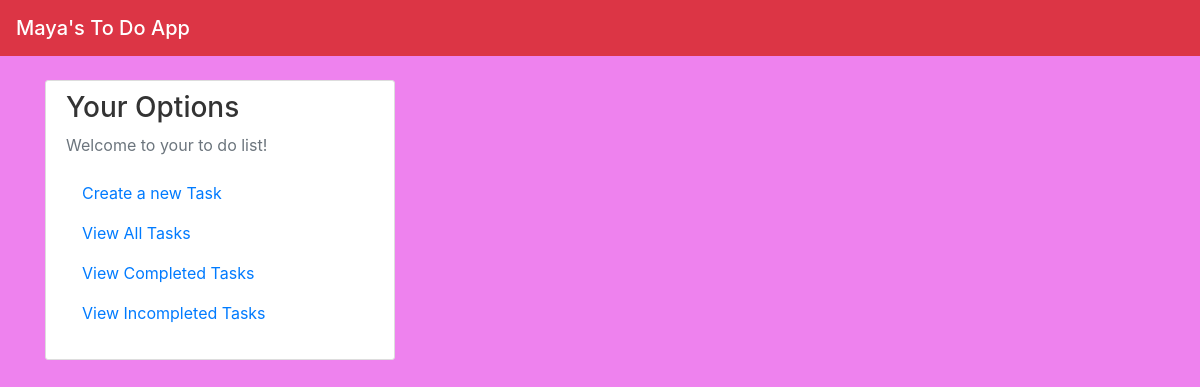
The page /view_all on the database as committed earlier.
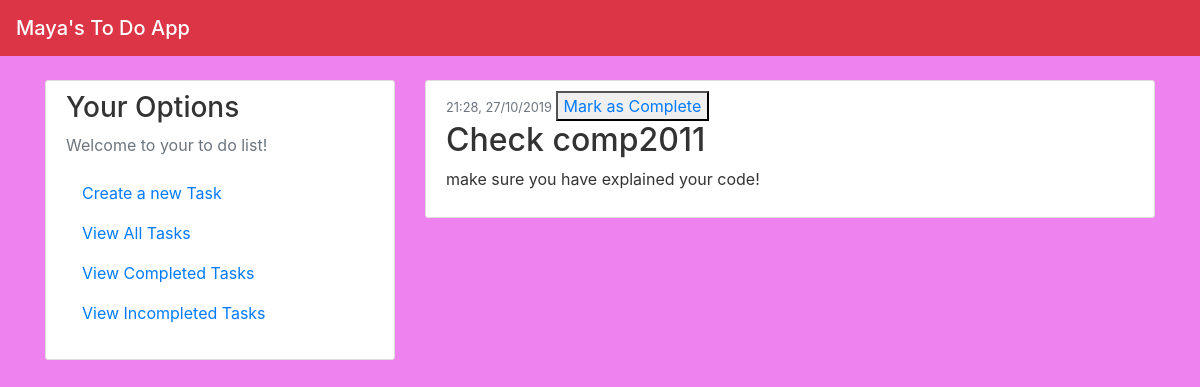
The same page on the database as committed later.
### app/models.py (models this page shows, shortened)
class Items(db.Model):
    id = db.Column(db.Integer, primary_key=True)
    title = db.Column(db.String(20), unique=False, nullable=False)
    content = db.Column(db.String(120), unique=True, nullable=False)
    date_posted = db.Column(db.DateTime, nullable=False, default=datetime.now())
    complete = db.Column(db.Boolean, unique=False)

### app/views.py (the view)
@app.route("/view_all")
def view_all():
    posts = Items.query.order_by(Items.date_posted.desc()).all()
    return render_template('view_all.html', posts=posts)

### app/templates/view_all.html
{% extends "index.html" %}
{% block content %}
    {% for post in posts %}
        <article class="media content-section">
          <div class="media-body">
            <div class="article-metadata">
              {% if post.complete == False %}
                <small class="text-muted">{{ post.date_posted.strftime("%H:%M, %d/%m/%Y") }} </small>
                <button type="button"> <a href="{{ url_for('view_completed',id=post.id) }}"> Mark as Complete </a> </button>
              {% elif post.complete == True %}
                <small class="text-muted">{{ post.date_posted.strftime("%H:%M, %d/%m/%Y") }} - Completed! </small>
              {% endif %}
            </div>
            <h2><a class="article-title">{{ post.title }}</a> </h2>
            <p class="article-content">{{ post.content }}</p>
          </div>
        </article>
    {% endfor %}
{% endblock content %}

### app/templates/index.html (shortened to what this page needs)
<!DOCTYPE html>
<html>
<head>
    <link rel="stylesheet" href="https://maxcdn.bootstrapcdn.com/bootstrap/4.0.0/css/bootstrap.min.css">
    <link rel="stylesheet" type="text/css" href="{{ url_for('static', filename='main.css') }}">
</head>
<body>
    <header class="site-header">
    <nav class="navbar navbar-dark bg-primary fixed-top bg-danger">
      <span class="navbar-brand mb-0 h1"> Maya's To Do App </span>
    </nav>
    </header>
    <main role="main" class="container">
      <div class="row">
        <div class="col-md-4">
          <div class="content-section">
            <h3>Your Options</h3>
            <p class='text-muted'>Welcome to your to do list!
              <ul class="list-group">
                <a class="nav-item nav-link" href="/create">Create a new Task</a>
                <a class="nav-item nav-link" href="/view_all">View All Tasks</a>
                <a class="nav-item nav-link" href="{{ url_for('view_completed',id=0) }}">View Completed Tasks</a>
                <a class="nav-item nav-link" href="{{ url_for('view_incomplete') }}">View Incompleted Tasks</a>
              </ul>
            </p>
          </div>
        </div>
        <div class="col-md-8">
          {% block content %}{% endblock %}
        </div>
      </div>
    </main>
</body>
</html>

### app/static/main.css (style rules this page uses)
body { background: #61B2E3; color: #333333; margin-top: 5rem; background-color: rgb(238, 130, 238); }
.content-section { background: #ffffff; padding: 10px 20px; border: 1px solid #dddddd; border-radius: 3px; margin-bottom: 20px; }

Rows that differ between the two databases and show on the page:
added Items: date_posted "21:28, 27/10/2019", title "Check comp2011", content "make sure you have explained your code!"
